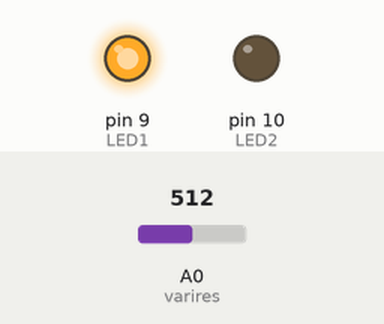
This sketch was run on a simulated Arduino Uno, built with avr-gcc and run on an emulated ATmega328P. On the bench: output pins drawn as LEDs (lit = HIGH). Inputs (shaded band) come from the test bench; at power-on: A0 (varires) = 512.

Above: at 1.2 s.
1.3 s: A0 (varires) set to 56
2.8 s: A0 (varires) set to 47
At 3.5 s:
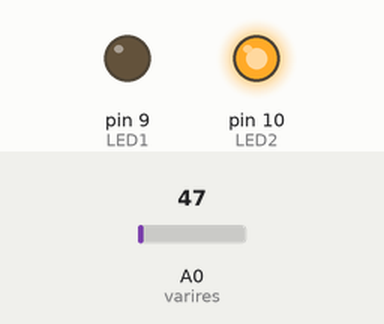
4.3 s: A0 (varires) set to 122
At 4.6 s:
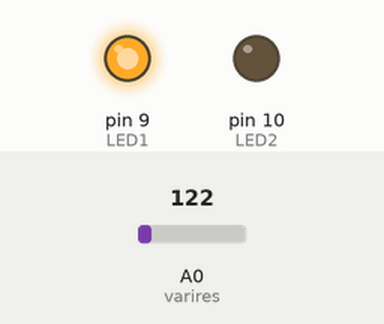
5.8 s: A0 (varires) set to 40
At 7.0 s:
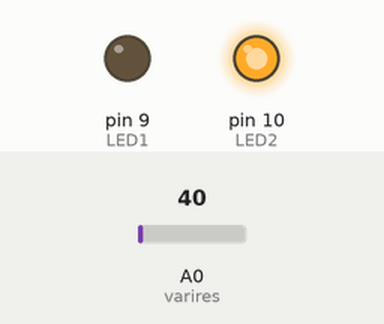
Timing chart, 0 to 8.3 s (numbered marks = the images above; inputs shaded):
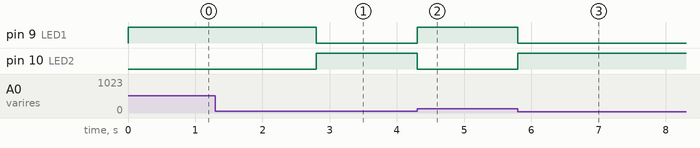

The sketch:

analog_read_example.ino
```cpp
int varires = A0; // variable resistor pin number
int LED1 = 9; // LED 1 pin number
int LED2 = 10; // LED 2 pin number
int value; // store vale generated by variable resistor

void setup() {
  // put your setup code here, to run once:
 pinMode(varires,INPUT); // pinmode input to get value from resistor
 // initialize digital pin LED(s) as an output.
 pinMode(LED1, OUTPUT);
 pinMode(LED2, OUTPUT);
}

void loop() {
  // put your main code here, to run repeatedly:
 value = analogRead(varires); // generated value from variable resistor is assigned to "value"
 if(value>50) // if value greater than 50 , then set LED 1 as high and LED 2 as low
 {
  digitalWrite(LED1,HIGH);
  digitalWrite(LED2,LOW);
 }
 else // else, set LED 2 as High and LED 1 as low
 {
  digitalWrite(LED1,LOW);
  digitalWrite(LED2,HIGH);
 }
}
```

Measured:
- the behaviour switches between 51 and 50 on A0 (varires) (found by bisection; images 0 and 1)
- after the input at 1.3 s, every drawn part: stays the same
- after the input at 2.8 s, pin 9 (LED1): HIGH → LOW at once; pin 10 (LED2): LOW → HIGH at once
- after the input at 4.3 s, pin 9 (LED1): LOW → HIGH at once; pin 10 (LED2): HIGH → LOW at once
- after the input at 5.8 s, pin 9 (LED1): HIGH → LOW at once; pin 10 (LED2): LOW → HIGH at once
